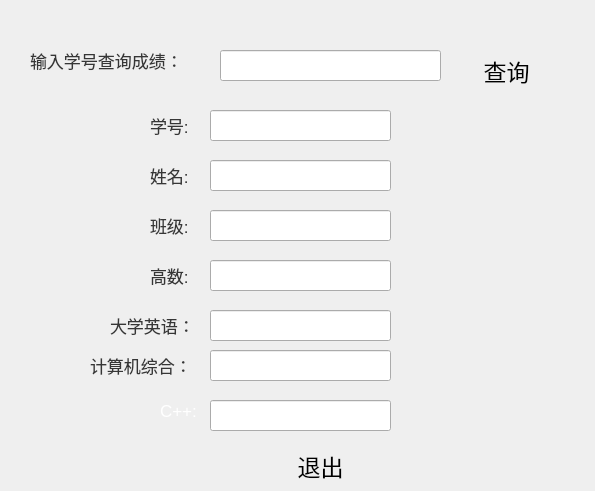
<?xml version="1.0" encoding="UTF-8"?>
<ui version="4.0">
 <class>Stu_findgrade</class>
 <widget class="QWidget" name="Stu_findgrade">
  <property name="geometry">
   <rect>
    <x>0</x>
    <y>0</y>
    <width>595</width>
    <height>491</height>
   </rect>
  </property>
  <property name="windowTitle">
   <string>Form</string>
  </property>
  <widget class="QLabel" name="label">
   <property name="geometry">
    <rect>
     <x>30</x>
     <y>40</y>
     <width>191</width>
     <height>41</height>
    </rect>
   </property>
   <property name="font">
    <font>
     <pointsize>13</pointsize>
    </font>
   </property>
   <property name="styleSheet">
    <string notr="true">color:rgb(54, 54, 54)</string>
   </property>
   <property name="text">
    <string>输入学号查询成绩：</string>
   </property>
  </widget>
  <widget class="QLineEdit" name="Id">
   <property name="geometry">
    <rect>
     <x>220</x>
     <y>50</y>
     <width>221</width>
     <height>31</height>
    </rect>
   </property>
  </widget>
  <widget class="QPushButton" name="find_grade">
   <property name="geometry">
    <rect>
     <x>460</x>
     <y>50</y>
     <width>93</width>
     <height>41</height>
    </rect>
   </property>
   <property name="font">
    <font>
     <pointsize>17</pointsize>
    </font>
   </property>
   <property name="text">
    <string>查询</string>
   </property>
   <property name="flat">
    <bool>true</bool>
   </property>
  </widget>
  <widget class="QPushButton" name="quit">
   <property name="geometry">
    <rect>
     <x>200</x>
     <y>450</y>
     <width>241</width>
     <height>31</height>
    </rect>
   </property>
   <property name="font">
    <font>
     <pointsize>17</pointsize>
    </font>
   </property>
   <property name="text">
    <string>退出</string>
   </property>
   <property name="flat">
    <bool>true</bool>
   </property>
  </widget>
  <widget class="QLineEdit" name="name_3">
   <property name="geometry">
    <rect>
     <x>210</x>
     <y>160</y>
     <width>181</width>
     <height>31</height>
    </rect>
   </property>
   <property name="font">
    <font>
     <pointsize>13</pointsize>
    </font>
   </property>
  </widget>
  <widget class="QLabel" name="label_7">
   <property name="geometry">
    <rect>
     <x>150</x>
     <y>260</y>
     <width>61</width>
     <height>31</height>
    </rect>
   </property>
   <property name="font">
    <font>
     <pointsize>13</pointsize>
    </font>
   </property>
   <property name="styleSheet">
    <string notr="true">color:rgb(54, 54, 54)</string>
   </property>
   <property name="text">
    <string>高数:</string>
   </property>
  </widget>
  <widget class="QLabel" name="label_9">
   <property name="geometry">
    <rect>
     <x>160</x>
     <y>400</y>
     <width>51</width>
     <height>21</height>
    </rect>
   </property>
   <property name="font">
    <font>
     <pointsize>13</pointsize>
    </font>
   </property>
   <property name="styleSheet">
    <string notr="true">color:rgb(255, 255, 255)</string>
   </property>
   <property name="text">
    <string>C++:</string>
   </property>
  </widget>
  <widget class="QLineEdit" name="Eg">
   <property name="geometry">
    <rect>
     <x>210</x>
     <y>310</y>
     <width>181</width>
     <height>31</height>
    </rect>
   </property>
   <property name="font">
    <font>
     <pointsize>13</pointsize>
    </font>
   </property>
  </widget>
  <widget class="QLabel" name="label_8">
   <property name="geometry">
    <rect>
     <x>90</x>
     <y>350</y>
     <width>121</width>
     <height>31</height>
    </rect>
   </property>
   <property name="font">
    <font>
     <pointsize>13</pointsize>
    </font>
   </property>
   <property name="styleSheet">
    <string notr="true">color:rgb(54, 54, 54)</string>
   </property>
   <property name="text">
    <string>计算机综合：</string>
   </property>
  </widget>
  <widget class="QLineEdit" name="class_3">
   <property name="geometry">
    <rect>
     <x>210</x>
     <y>210</y>
     <width>181</width>
     <height>31</height>
    </rect>
   </property>
   <property name="font">
    <font>
     <pointsize>13</pointsize>
    </font>
   </property>
  </widget>
  <widget class="QLineEdit" name="Cplus">
   <property name="geometry">
    <rect>
     <x>210</x>
     <y>400</y>
     <width>181</width>
     <height>31</height>
    </rect>
   </property>
   <property name="font">
    <font>
     <pointsize>13</pointsize>
    </font>
   </property>
  </widget>
  <widget class="QLabel" name="label_10">
   <property name="geometry">
    <rect>
     <x>110</x>
     <y>310</y>
     <width>101</width>
     <height>31</height>
    </rect>
   </property>
   <property name="font">
    <font>
     <pointsize>13</pointsize>
    </font>
   </property>
   <property name="styleSheet">
    <string notr="true">color:rgb(54, 54, 54)</string>
   </property>
   <property name="text">
    <string>大学英语：</string>
   </property>
  </widget>
  <widget class="QLabel" name="label_4">
   <property name="geometry">
    <rect>
     <x>150</x>
     <y>110</y>
     <width>72</width>
     <height>31</height>
    </rect>
   </property>
   <property name="font">
    <font>
     <pointsize>13</pointsize>
    </font>
   </property>
   <property name="styleSheet">
    <string notr="true">color:rgb(54, 54, 54)</string>
   </property>
   <property name="text">
    <string>学号:</string>
   </property>
  </widget>
  <widget class="QLineEdit" name="Id_3">
   <property name="geometry">
    <rect>
     <x>210</x>
     <y>110</y>
     <width>181</width>
     <height>31</height>
    </rect>
   </property>
   <property name="font">
    <font>
     <pointsize>13</pointsize>
    </font>
   </property>
  </widget>
  <widget class="QLabel" name="label_5">
   <property name="geometry">
    <rect>
     <x>150</x>
     <y>160</y>
     <width>72</width>
     <height>31</height>
    </rect>
   </property>
   <property name="font">
    <font>
     <pointsize>13</pointsize>
    </font>
   </property>
   <property name="styleSheet">
    <string notr="true">color:rgb(54, 54, 54)</string>
   </property>
   <property name="text">
    <string>姓名:</string>
   </property>
  </widget>
  <widget class="QLabel" name="label_6">
   <property name="geometry">
    <rect>
     <x>150</x>
     <y>210</y>
     <width>72</width>
     <height>31</height>
    </rect>
   </property>
   <property name="font">
    <font>
     <pointsize>13</pointsize>
    </font>
   </property>
   <property name="styleSheet">
    <string notr="true">color:rgb(54, 54, 54)</string>
   </property>
   <property name="text">
    <string>班级:</string>
   </property>
  </widget>
  <widget class="QLineEdit" name="gaoshu">
   <property name="geometry">
    <rect>
     <x>210</x>
     <y>260</y>
     <width>181</width>
     <height>31</height>
    </rect>
   </property>
   <property name="font">
    <font>
     <pointsize>13</pointsize>
    </font>
   </property>
  </widget>
  <widget class="QLineEdit" name="Com">
   <property name="geometry">
    <rect>
     <x>210</x>
     <y>350</y>
     <width>181</width>
     <height>31</height>
    </rect>
   </property>
   <property name="font">
    <font>
     <pointsize>13</pointsize>
    </font>
   </property>
  </widget>
  <widget class="QLabel" name="label_2">
   <property name="geometry">
    <rect>
     <x>-40</x>
     <y>0</y>
     <width>641</width>
     <height>491</height>
    </rect>
   </property>
   <property name="font">
    <font>
     <pointsize>17</pointsize>
    </font>
   </property>
   <property name="text">
    <string/>
   </property>
   <property name="pixmap">
    <pixmap resource="background.qrc">:/new/prefix1/img/u=896220813,1888997019&amp;fm=253&amp;fmt=auto&amp;app=138&amp;f=JPEG.webp</pixmap>
   </property>
   <property name="scaledContents">
    <bool>true</bool>
   </property>
   <property name="wordWrap">
    <bool>false</bool>
   </property>
  </widget>
  <zorder>label_2</zorder>
  <zorder>label</zorder>
  <zorder>Id</zorder>
  <zorder>find_grade</zorder>
  <zorder>quit</zorder>
  <zorder>name_3</zorder>
  <zorder>label_7</zorder>
  <zorder>label_9</zorder>
  <zorder>Eg</zorder>
  <zorder>label_8</zorder>
  <zorder>class_3</zorder>
  <zorder>Cplus</zorder>
  <zorder>label_10</zorder>
  <zorder>label_4</zorder>
  <zorder>Id_3</zorder>
  <zorder>label_5</zorder>
  <zorder>label_6</zorder>
  <zorder>gaoshu</zorder>
  <zorder>Com</zorder>
 </widget>
 <resources>
  <include location="background.qrc"/>
 </resources>
 <connections/>
</ui>
